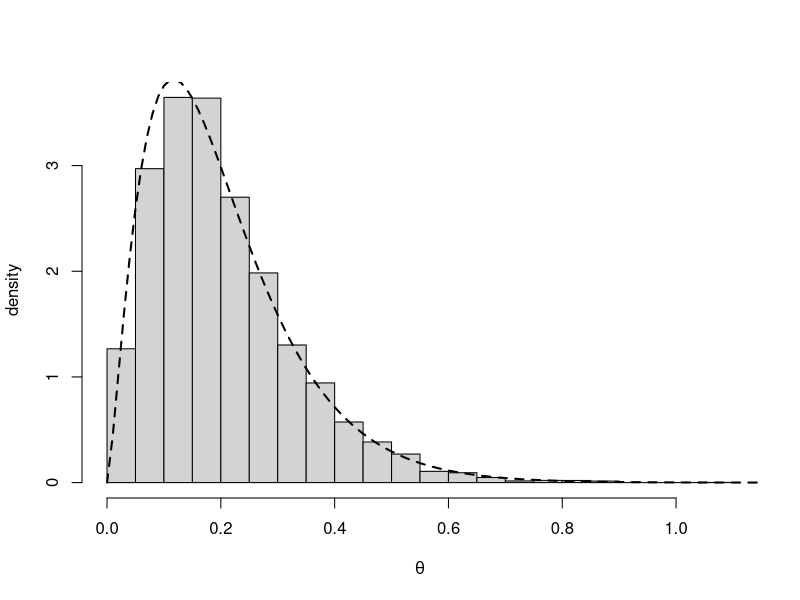

Write the R code that produced this figure.
# options(error = recover);

# This program uses the Metropolis-Hastings (MH) algorithm for the Poisson 
# model with Gamma prior Note that this is a conjugate situation so we can 
# compare our results with the result based on the closed form.

poissonPostMH = function() {
	# Number of iterations and number of samples we discard (burn in).
	nIterations = 20000;
	burnIn = 2000;

	# These are the parameters of the prior
	alpha = 1.4; beta = 10;

	yObs = c(0, 1);
	n = length(yObs);

	theta = 0.5;

	for(i in 2:nIterations) {
		# Proposing a new point from the Uniform(0, theta+1) distribution distribution
		thetaPrime = runif(1, 0, theta[i-1]+1);

		# Evaluating the posterior probability of the new point
   		postThetaPrime = getPosterior(thetaPrime, yObs, n, alpha, beta);
    
    		# Evaluating the posterior probability of the current point
   		postThetaCurrent = getPosterior(theta[i-1], yObs, n, alpha, beta);
		
		# Transition probability from the current theta to theta'
		g.thetaCurrent.thetaPrime = dunif(thetaPrime, 0, theta[i-1]+1);
    
		# Transition probability from theta' to the current theta
		g.thetaPrime.thetaCurrent = dunif(theta[i-1], 0, thetaPrime+1);
    
    		# Evaluating the acceptance probability
 		acceptanceRate = min(1, (postThetaPrime*g.thetaPrime.thetaCurrent)/(postThetaCurrent*g.thetaCurrent.thetaPrime));    


    		# Deciding whether to accept the new point or stay where we are
    		u = runif(1);
    		if (u<= acceptanceRate) {
        		theta[i] = thetaPrime;
    		} else {
        		theta[i] = theta[i - 1];
    		}

	}

	theta0 = seq(0, 2, by = 0.01);
	thetaConjugate = dgamma(theta0, 2.4, 12);
	hist(theta[burnIn:nIterations], xlab = expression(theta), ylab = "density", freq = FALSE, main='')
	lines(theta0, thetaConjugate, lty=2, lwd=2)
	return(theta);
}

getPosterior = function(theta, yObs, n, alpha, beta) {
	prior = theta^(alpha-1)*exp(-beta*theta);;
	likelihood = theta^(sum(yObs))*exp(-n*theta);
	posterior = prior * likelihood;
	return(posterior);
}





theta = poissonPostMH();